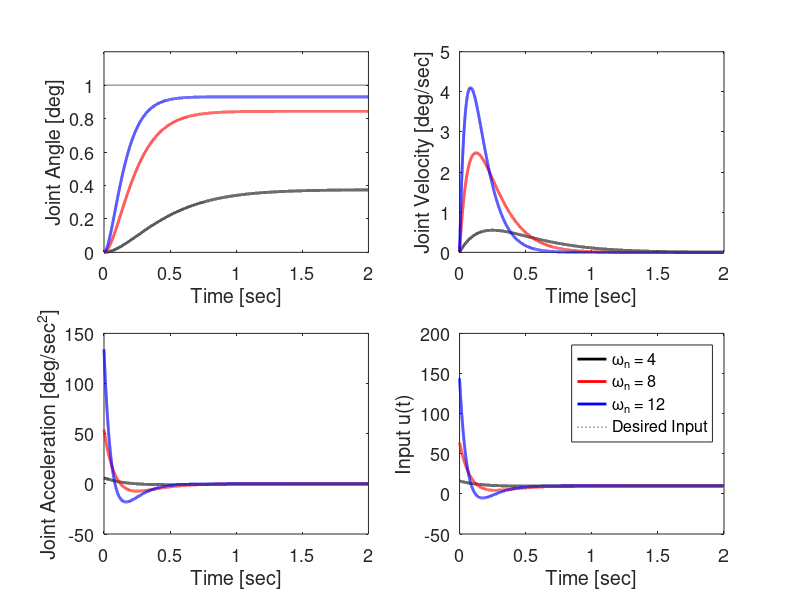

Here is the MATLAB script that generated this plot:
% This code is programmed by Sung Yul Shin (syshin0228@utexas.edu) for Robotics Modeling and Control course by Dr. James Sulzer from University of Texas at Austin 
clc
clear all
close all

% Simulate PD control in time domain with various control gains

% Sampling rate info
Hz = 10000;
dt = 1/Hz;

% System parameters
J = 1;          % Motor inertia = actuator inertia + gear inertia (Ja + Jg)
b = 1;          % Effective Damping term
tau_l = 10.0;   % Load torque
r = 1;          % gear ratio
d = tau_l/r;    % disturbance input

% Simulation time
t0 = 0.0;   % Initial time
tf = 2.0;   % Final time
time = [t0:1:tf*Hz]*dt; % Time

% Natural frequencies of 2nd order system
w_n = [4 8 12];

th_d = 1;               % Desired step input
for k = 1:length(w_n)
    zeta = 1;   % Damping ratio (zeta = 1 is critical damping)
    w = w_n(k);
    
    % Control gain
    Kp = w^2*J;             % P gain
    Kd = 2*zeta*w*J - b;    % D gain

    ddth = 0.0;
    dth = 0.0;
    th = 0.0;

    for i = 1:1:length(time)
        t = time(i);
        u = Kp*(th_d - th) - Kd*dth;    % PD controller
        ddth = (u - d - b*dth);         % Actuator dynamics

        % Numerical integration
        dth = dth + ddth*dt;
        th = th + dth*dt;
        
        th_d_out(i) = th_d;
        ddth_out(i) = ddth;
        dth_out(i) = dth;
        th_out(i) = th;
        u_out(i) = u;
    end

    lcolor = ['k' 'r' 'b'];
    set(gcf,'position',[0 10 1200 700]);
    figure(1)
    subplot(2,2,1)
    h1{k} = plot(time, th_out,lcolor(k),'linewidth',2);
    hold on
    h2 = plot(time, th_d_out,'k:');
    ylabel('Joint Angle [deg]')
    xlabel('Time [sec]')
    ylim([0 th_d*1.2])
    set(gca,'fontsize',13)
    subplot(2,2,2)
    plot(time, dth_out,lcolor(k),'linewidth',2)
    hold on
    ylabel('Joint Velocity [deg/sec]')
    xlabel('Time [sec]')
    set(gca,'fontsize',13)
    
    subplot(2,2,3)
    plot(time, ddth_out,lcolor(k),'linewidth',2)
    hold on
    ylabel('Joint Acceleration [deg/sec^2]')
    xlabel('Time [sec]')
    set(gca,'fontsize',13)
    
    subplot(2,2,4)
    plot(time, u_out,lcolor(k),'linewidth',2)
    hold on
    ylabel('Input u(t)')
    xlabel('Time [sec]')
    set(gca,'fontsize',13)
end
legend([h1{1},h1{2},h1{3},h2],'\omega_n = 4', '\omega_n = 8', '\omega_n = 12', 'Desired Input')
